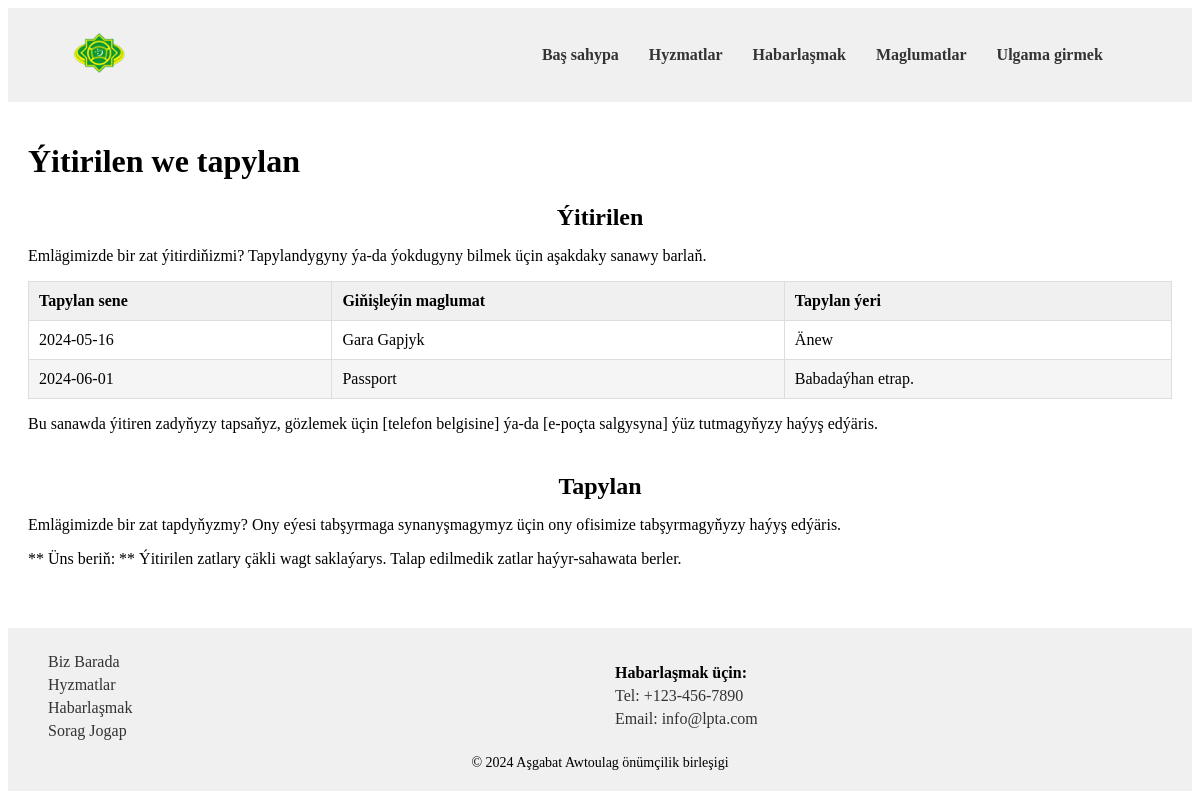
The page /lostfound.php on the database its author committed.
### tables this page shows
CREATE TABLE `lostfound` (
  `found_id` int(31) NOT NULL,
  `found_date` date NOT NULL,
  `found_item` varchar(255) NOT NULL,
  `found_place` varchar(255) NOT NULL
);

### lostfound.php (the view, shortened to what this page needs)
<!DOCTYPE html>
<html lang="en">
<head>
  <link rel="stylesheet" href="css/style.css">
</head>
<body>
    <?php include 'header.php'; ?>
  <main>
    <h1>Ýitirilen we tapylan</h1>
    <section class="lost-items">
      <h2>Ýitirilen</h2>
      <p>Emlägimizde bir zat ýitirdiňizmi? Tapylandygyny ýa-da ýokdugyny bilmek üçin aşakdaky sanawy barlaň.</p>
      <table>
        <thead>
          <tr>
            <th>Tapylan sene</th>
            <th>Giňişleýin maglumat</th>
            <th>Tapylan ýeri</th>
          </tr>
        </thead>
        <tbody>
          <?php
            include "php/db.php";
            $sql = "SELECT * FROM lostfound";
            $lostfound = mysqli_query($conn, $sql);
            if ($lostfound->num_rows > 0){
              while ($row = mysqli_fetch_assoc($lostfound)){
                echo "<tr><td>".$row['found_date']."</td><td>".$row['found_item']."</td><td>".$row['found_place']."</td></tr>";
              }
            }
          ?>
          </tbody>
      </table>
      <p>Bu sanawda ýitiren zadyňyzy tapsaňyz, gözlemek üçin [telefon belgisine] ýa-da [e-poçta salgysyna] ýüz tutmagyňyzy haýyş edýäris.</p>
    </section>
    <section class="found-items">
      <h2>Tapylan</h2>
      <p>Emlägimizde bir zat tapdyňyzmy? Ony eýesi tabşyrmaga synanyşmagymyz üçin ony ofisimize tabşyrmagyňyzy haýyş edýäris.</p>
      <p>** Üns beriň: ** Ýitirilen zatlary çäkli wagt saklaýarys. Talap edilmedik zatlar haýyr-sahawata berler.</p>
    </section>
  </main>
    <?php include 'footer.php'; ?>
</body>
</html>

### css/style.css (style rules this page uses)
.services h1, h2 { margin: 1em 0; text-align: center; }
table { border-collapse: collapse; width: 100%; margin: 0 auto; }
th, td { padding: 10px; border: 1px solid #ddd; text-align: left; }
th { background-color: #f0f0f0; }
main { padding: 20px; }
.lost-items, .found-items { margin-bottom: 40px; }
.lost-items h2, .found-items h2 { margin-bottom: 15px; }
.lost-items table, .found-items table { width: 100%; border-collapse: collapse; }
.lost-items th, .found-items th, .lost-items td, .found-items td { padding: 10px; border: 1px solid #ddd; }
.lost-items th, .found-items th { text-align: left; font-weight: bold; }
.lost-items tbody tr:nth-child(even), .found-items tbody tr:nth-child(even) { background-color: #f5f5f5; }

### rows shown on the page
lostfound: found_date "2024-05-16", found_item "Gara Gapjyk", found_place "Änew"
lostfound: found_date "2024-06-01", found_item "Passport", found_place "Babadaýhan etrap."
